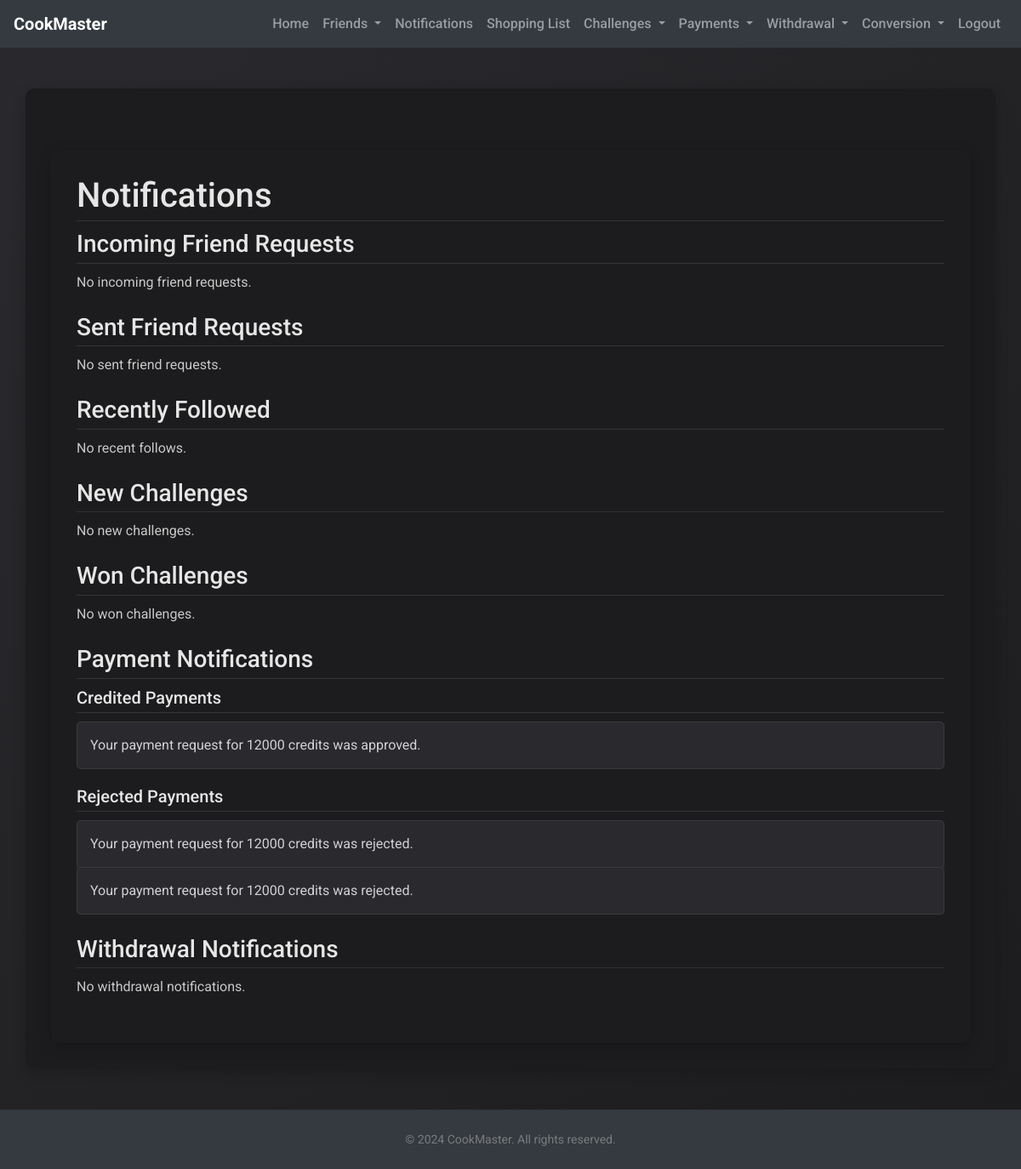
/notifications (signed in), run on an earlier commit of the app's database.
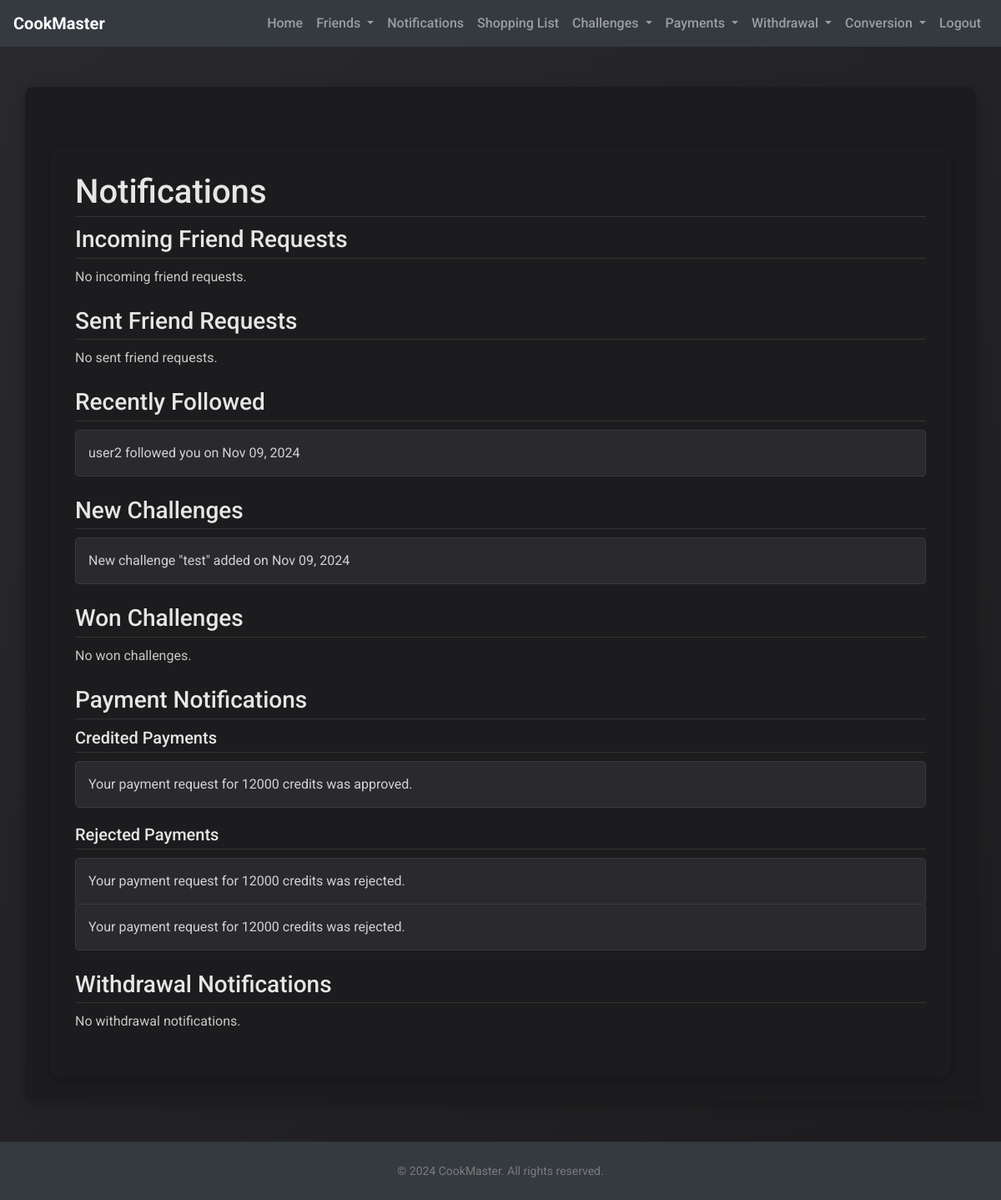
And on a later commit of the database.
### app/models.py (models this page shows, shortened)
class CreditRequest(db.Model):
    __tablename__ = 'credit_request'
    id = db.Column(db.Integer, primary_key=True)
    user_id = db.Column(db.Integer, db.ForeignKey('user.id', ondelete='CASCADE'), nullable=False)
    status = db.Column(db.String(20), default='Pending')
    proof_image = db.Column(db.String(200), nullable=False)
    credits_requested = db.Column(db.Integer, nullable=False)
    date_submitted = db.Column(db.DateTime, default=lambda: datetime.now(timezone.utc))
    user = db.relationship('User', backref=db.backref('credit_requests', passive_deletes=True))

class Friendship(db.Model):
    __tablename__ = 'friendship'
    id = db.Column(db.Integer, primary_key=True)
    user_id = db.Column(db.Integer, db.ForeignKey('user.id'), nullable=False)
    friend_id = db.Column(db.Integer, db.ForeignKey('user.id'), nullable=False)
    status = db.Column(db.String(20), default='pending')
    date_created = db.Column(db.DateTime, default=db.func.current_timestamp())  # Date when the friendship was created
    is_blocked = db.Column(db.Boolean, default=False)  # To track if a user has blocked the other
    is_unfollowed = db.Column(db.Boolean, default=False)  # To track if the user has unfollowed the other
    user = db.relationship('User', foreign_keys=[user_id], backref='friendships')
    friend = db.relationship('User', foreign_keys=[friend_id], backref='friends')

class User(db.Model, UserMixin):
    id = db.Column(db.Integer, primary_key=True)
    username = db.Column(db.String(20), unique=True, nullable=False)
    email = db.Column(db.String(120), unique=True, nullable=False)
    password = db.Column(db.String(60), nullable=False)
    role = db.Column(db.String(10), nullable=False, default='user')
    date_created = db.Column(db.DateTime, default=datetime.now(timezone.utc))
    completed_recipes = db.Column(db.Integer, default=0)
    recipes_created = db.Column(db.Integer, default=0)
    recipes_shared = db.Column(db.Integer, default=0)
    friends_connected = db.Column(db.Integer, default=0)
    shopping_lists_created = db.Column(db.Integer, default=0)
    conversion_tool_uses = db.Column(db.Integer, default=0)
    last_login = db.Column(db.DateTime, default=lambda: datetime.now(timezone.utc))
    credits = db.Column(db.Integer, default=0)
    tools = db.relationship('Tool', backref='owner', lazy=True, cascade="all, delete-orphan")
    posts = db.relationship('Post', backref='author', lazy=True, cascade="all, delete-orphan")
    created_challenges = db.relationship('Challenge', backref='creator', lazy=True, overlaps="challenge_creator,created_challenges")
    participated_challenges = db.relationship('ChallengeParticipant', backref='user_participation', lazy=True, overlaps="participant,challenges_participated")
    achievements = db.relationship('Achievement', backref='user', lazy=True, cascade="all, delete-orphan")

class Challenge(db.Model):
    __tablename__ = 'challenge'
    id = db.Column(db.Integer, primary_key=True)
    name = db.Column(db.String(100), nullable=False)
    icon = db.Column(db.String(100))  # Path to the icon
    creator_id = db.Column(db.Integer, db.ForeignKey('user.id'), nullable=False)
    credits_required = db.Column(db.Integer, nullable=False)
    duration = db.Column(db.Integer, nullable=False)  # Duration in seconds
    started_at = db.Column(db.DateTime, nullable=False)  # Start time of the challenge
    ended = db.Column(db.Boolean, default=False)  # Field to mark if the challenge has ended
    participants = db.relationship('ChallengeParticipant', backref='challenge_participation', lazy=True, cascade="all, delete-orphan")

### app/user_routes.py (the view)
@user.route('/notifications')
@login_required
def notifications():
    incoming_requests = Friendship.query.filter_by(friend_id=current_user.id, status='pending').all()
    outgoing_requests = Friendship.query.filter_by(user_id=current_user.id, status='pending').all()
    recent_follows = Friendship.query.filter_by(user_id=current_user.id, status='accepted') \
                                     .order_by(Friendship.date_created.desc()).limit(10).all()
    new_challenges = Challenge.query.filter(Challenge.started_at > current_user.last_login).all()
    won_challenges = ChallengeParticipant.query.filter_by(user_id=current_user.id, credited=True).all()
    credited_payments = CreditRequest.query.filter_by(user_id=current_user.id, status='Approved').all()
    rejected_payments = CreditRequest.query.filter_by(user_id=current_user.id, status='Rejected').all()
    approved_withdrawals = CreditWithdrawRequest.query.filter_by(user_id=current_user.id, status='Approved').all()
    rejected_withdrawals = CreditWithdrawRequest.query.filter_by(user_id=current_user.id, status='Rejected').all()
    return render_template(
        'notifications.html',
        incoming_requests=incoming_requests,
        outgoing_requests=outgoing_requests,
        recent_follows=recent_follows,
        new_challenges=new_challenges,
        won_challenges=won_challenges,
        credited_payments=credited_payments,
        rejected_payments=rejected_payments,
        approved_withdrawals=approved_withdrawals,
        rejected_withdrawals=rejected_withdrawals
    )

### app/__init__.py (called while the page is built)
@login_manager.user_loader
def load_user(user_id):
    from app.models import User
    return User.query.get(int(user_id))

### app/templates/notifications.html (shortened to what this page needs)
{% extends "base.html" %}
{% block content %}
<div class="container mt-4">
    <h1>Notifications</h1>
    <div class="mb-4">
        <h3>Incoming Friend Requests</h3>
        {% if incoming_requests %}
        <ul class="list-group">
            {% for request in incoming_requests %}
            <li class="list-group-item d-flex justify-content-between align-items-center">
                {{ request.user.username }}
                <div>
                    <form action="{{ url_for('user.approve_friend_request', request_id=request.id) }}" method="POST" class="d-inline">
                        <button type="submit" class="btn btn-primary btn-sm">Accept</button>
                    </form>
                    <form action="{{ url_for('user.reject_friend_request', request_id=request.id) }}" method="POST" class="d-inline">
                        <button type="submit" class="btn btn-danger btn-sm">Reject</button>
                    </form>
                </div>
            </li>
            {% endfor %}
        </ul>
        {% else %}
        <p>No incoming friend requests.</p>
        {% endif %}
    </div>
    <div class="mb-4">
        <h3>Sent Friend Requests</h3>
        {% if outgoing_requests %}
        <ul class="list-group">
            {% for request in outgoing_requests %}
            <li class="list-group-item">
                {{ request.friend.username }}
                <span class="badge badge-warning">Pending</span>
            </li>
            {% endfor %}
        </ul>
        {% else %}
        <p>No sent friend requests.</p>
        {% endif %}
    </div>
    <div class="mb-4">
        <h3>Recently Followed</h3>
        {% if recent_follows %}
        <ul class="list-group">
            {% for follow in recent_follows %}
            <li class="list-group-item">
                {{ follow.friend.username }} followed you on {{ follow.date_created.strftime('%b %d, %Y') }}
            </li>
            {% endfor %}
        </ul>
        {% else %}
        <p>No recent follows.</p>
        {% endif %}
    </div>
    <div class="mb-4">
        <h3>New Challenges</h3>
        {% if new_challenges %}
        <ul class="list-group">
            {% for challenge in new_challenges %}
            <li class="list-group-item">
                New challenge "{{ challenge.name }}" added on {{ challenge.started_at.strftime('%b %d, %Y') }}
            </li>
            {% endfor %}
        </ul>
        {% else %}
        <p>No new challenges.</p>
        {% endif %}
    </div>
    <div class="mb-4">
        <h3>Won Challenges</h3>
        {% if won_challenges %}
        <ul class="list-group">
            {% for challenge in won_challenges %}
            <li class="list-group-item">
                You won the challenge "{{ challenge.challenge.name }}"!
            </li>
            {% endfor %}
        </ul>
        {% else %}
        <p>No won challenges.</p>
        {% endif %}
    </div>
    <div class="mb-4">
        <h3>Payment Notifications</h3>
        <h5>Credited Payments</h5>
        {% if credited_payments %}
        <ul class="list-group">
            {% for payment in credited_payments %}
            <li class="list-group-item">
                Your payment request for {{ payment.credits_requested }} credits was approved.
            </li>
            {% endfor %}
        </ul>
        {% else %}
        <p>No credited payments.</p>
        {% endif %}
        <h5>Rejected Payments</h5>
        {% if rejected_payments %}
        <ul class="list-group">
            {% for payment in rejected_payments %}
            <li class="list-group-item">
                Your payment request for {{ payment.credits_requested }} credits was rejected.
            </li>
            {% endfor %}
        </ul>
        {% else %}
        <p>No rejected payments.</p>
        {% endif %}
    </div>
    <div class="mb-4">
        <h3>Withdrawal Notifications</h3>
        {% if not approved_withdrawals and not rejected_withdrawals %}
        <p>No withdrawal notifications.</p>
        {% endif %}
    </div>
</div>
{% endblock %}

What changed in the data, as far as the page shows it:
added Friendship: friend.username "user2", date_created "Nov 09, 2024"
added Challenge: name "test", started_at "Nov 09, 2024"
Also different on the page:
text no longer shown: "No recent follows. No new challenges."
